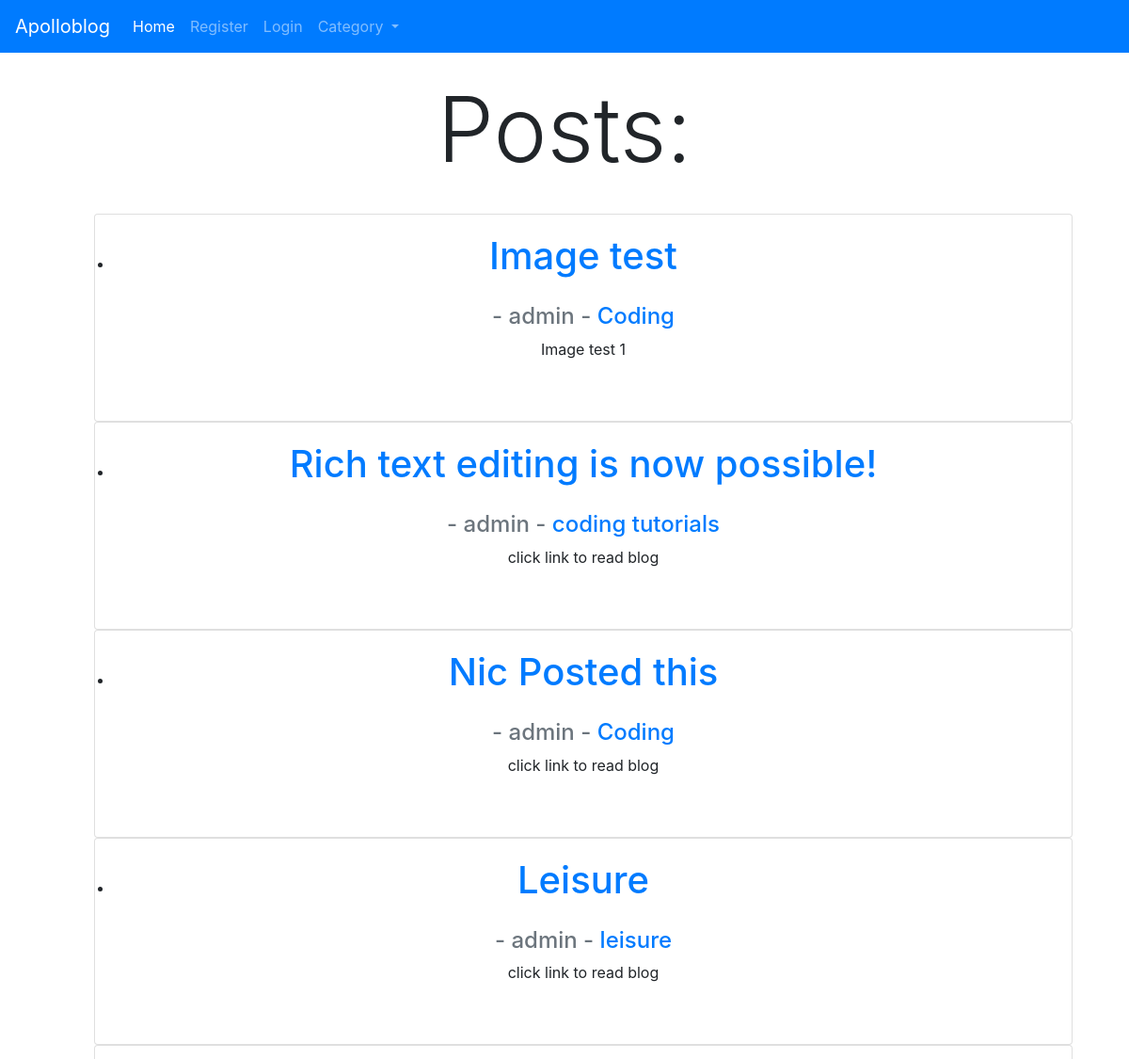
The app's page / (upper part), older data.
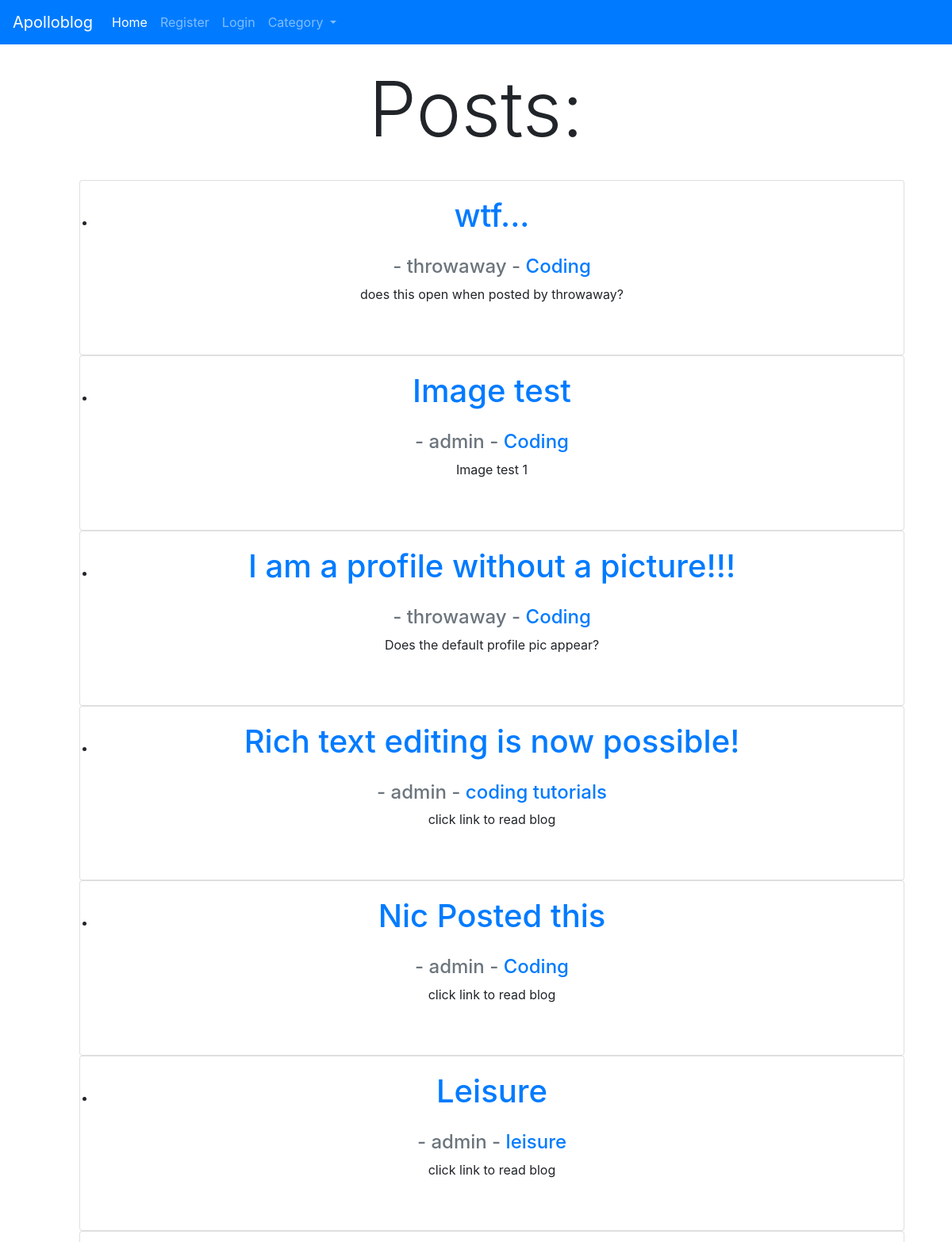
The same page, newer data.
### blogroot/models.py (models this page shows, shortened)
class Post(models.Model):
	title = models.CharField(max_length=255) #max char length
	header_image = models.ImageField(null=True, blank=True, upload_to="images/")
	title_tag = models.CharField(max_length=255)
	author = models.ForeignKey(User, null=True, on_delete=models.CASCADE)
	body = RichTextField(blank=True, null=True) #initialise ckeditor on body
	name = "Apollo Blog"
	post_date = models.DateField(auto_now_add = True)
	category = models.CharField(max_length=255, default='development')
	snippet = models.CharField(max_length=140)
	likes = models.ManyToManyField(User, related_name='blog_posts')

### blogroot/views.py (the view)
# urls.py: path('', HomeView.as_view(), name='home'),
class HomeView(ListView): # pass in ListView
	model = Post #so our post will appear as a list on homepage
	template_name = 'home.html' #home.html template already created
	ordering = ['-post_date']
	def get_context_data(self, *args, **kwargs):
		cat_menu = Category.objects.all()
		context = super(HomeView, self).get_context_data(*args, **kwargs)
		context["cat_menu"] = cat_menu
		return context

### blogroot/models.py (called while the page is built)
	def __str__(self):
		return self.name

### blogroot/templates/home.html (shortened to what this page needs)
{% extends 'base.html' %}
{% block content %}
<body>
<div class="container-fluid">
<h1 class="display-1"align= center>Posts:</h1> <br />
<ul>
{% for post in object_list %}
<div class="card" align= center>
	<div class="card-body"align= center>
		<li><a  href="{% url 'article_detail' post.pk %}">
		<h1 class="card-title" align= center>{{ post.title }}</h1></a>
</div>
	 	<h4 class="card-subtitle mb-2 text-muted" align= center> - {{ post.author.username }} - <a href="{% url 'category' post.category|slugify %}"> {{ post.category }} </a></h4>
	 	<p class ="card-text" align= center>
	 	{{post.snippet}} </p> <br>
	 </small>  <br />
</div>
{% endfor %}
</ul>
{% endblock %}

Row changes from the older to the newer data that the page shows:
added Post: title "wtf...", author.username "throwaway", category "Coding", snippet "does this open when posted by throwaway?"
added Post: title "I am a profile without a picture!!!", author.username "throwaway", category "Coding", snippet "Does the default profile pic appear?"
